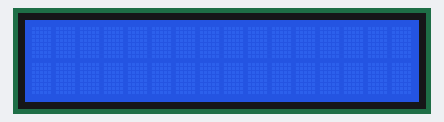
The sketch below on a simulated Arduino Uno, built with avr-gcc and run on an emulated ATmega328P. Shown: 16×2 character LCD.

Above: at 0.1 s.
At 0.6 s:
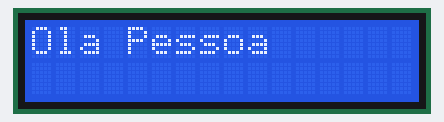

Measured:
- what the display in image 1 shows lasts 0.5 s, from 0.6 s to 1.1 s

The sketch:

display.ino
```cpp
//Programa: Teste de Display LCD 16 x 2
//Alteração/revisão: Arduino e Cia
#include <LiquidCrystal.h> //Carrega a biblioteca LiquidCrystal
//Define os pinos que serão utilizados para ligação ao display
LiquidCrystal lcd(12, 11, 5, 4, 3, 2);
void setup()
{
  //Define o número de colunas e linhas do LCD:
  lcd.begin(16, 2);
  //Envia o texto entre aspas para o LCD :
  lcd.print("Ola Pessoa");
}
void loop()
{
  lcd.noDisplay();
  delay(500);
  lcd.display();
  delay(500);
  //Insira aqui o código para alterar
  //o texto, gerar efeito "blink" (piscar), etc.
}
```
